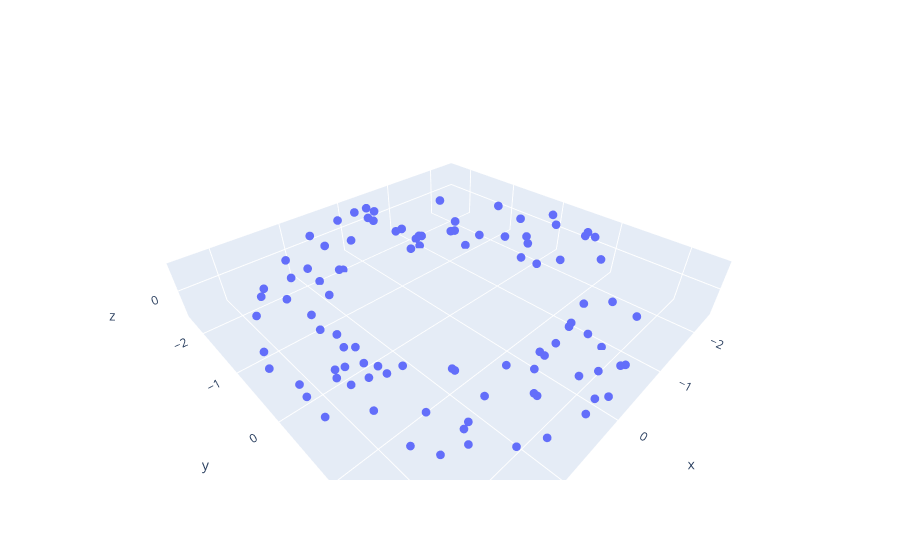

Here is the notebook cell this chart was saved with:
### Code cell
import plotly.express as px
import plotly.graph_objects as go

n = 100

R = 2
r = 0.4

angle = np.linspace(0, 2*np.pi, 13)
theta, phi = np.meshgrid(angle, angle)
X = (R + r * np.cos(phi)) * np.cos(theta)
Y = (R + r * np.cos(phi)) * np.sin(theta)  
Z = r * np.sin(phi)


phi = np.random.uniform(0, 2*np.pi, n)
theta = np.random.uniform(0, 2*np.pi, n)
X = (R + r * np.cos(phi)) * np.cos(theta)
Y = (R + r * np.cos(phi)) * np.sin(theta)
Z = r * np.sin(phi)

data = np.stack((X.flatten(),Y.flatten(),Z.flatten()), axis = 1)

# data = np.concatenate((data,0.3*(data + 0.05*np.random.randn(100,2))), axis = 0)
# data = np.concatenate((data,0.4*np.random.randn(10,2)), axis = 0)

# # plot_3d(data)

# fig = px.scatter_3d(x = data[:,0],
#                     y = data[:,1],
#                     z = data[:,2])
# fig.update_traces(marker_size = 3)
# # layout = go.Layout(yaxis=dict(scaleanchor="x", scaleratio=1),
# #                    zaxis=dict(scaleanchor="x", scaleratio=1))
# fig.update_yaxes(scaleanchor="x", scaleratio=1)
# fig.update_zaxes(scaleanchor="x", scaleratio=1)

def plot_3d(data):
    fig = go.Figure(data=[go.Scatter3d(x = data[:,0],
                                    y = data[:,1],
                                    z = data[:,2],
                                    mode='markers')])
    fig.update_traces(marker_size = 3)
    fig.update_layout(scene_aspectmode='data')
    fig.show()

plot_3d(data)
